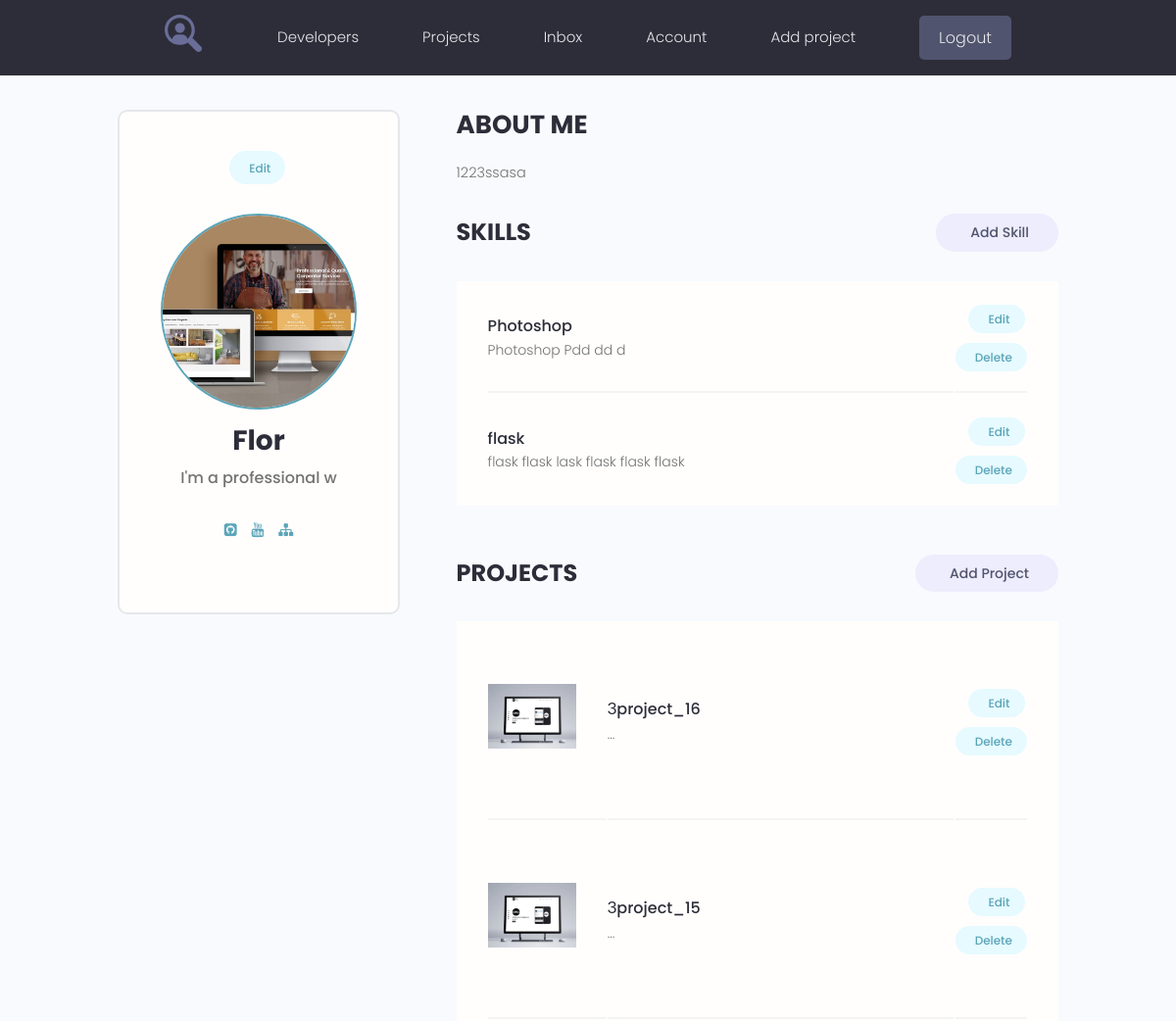
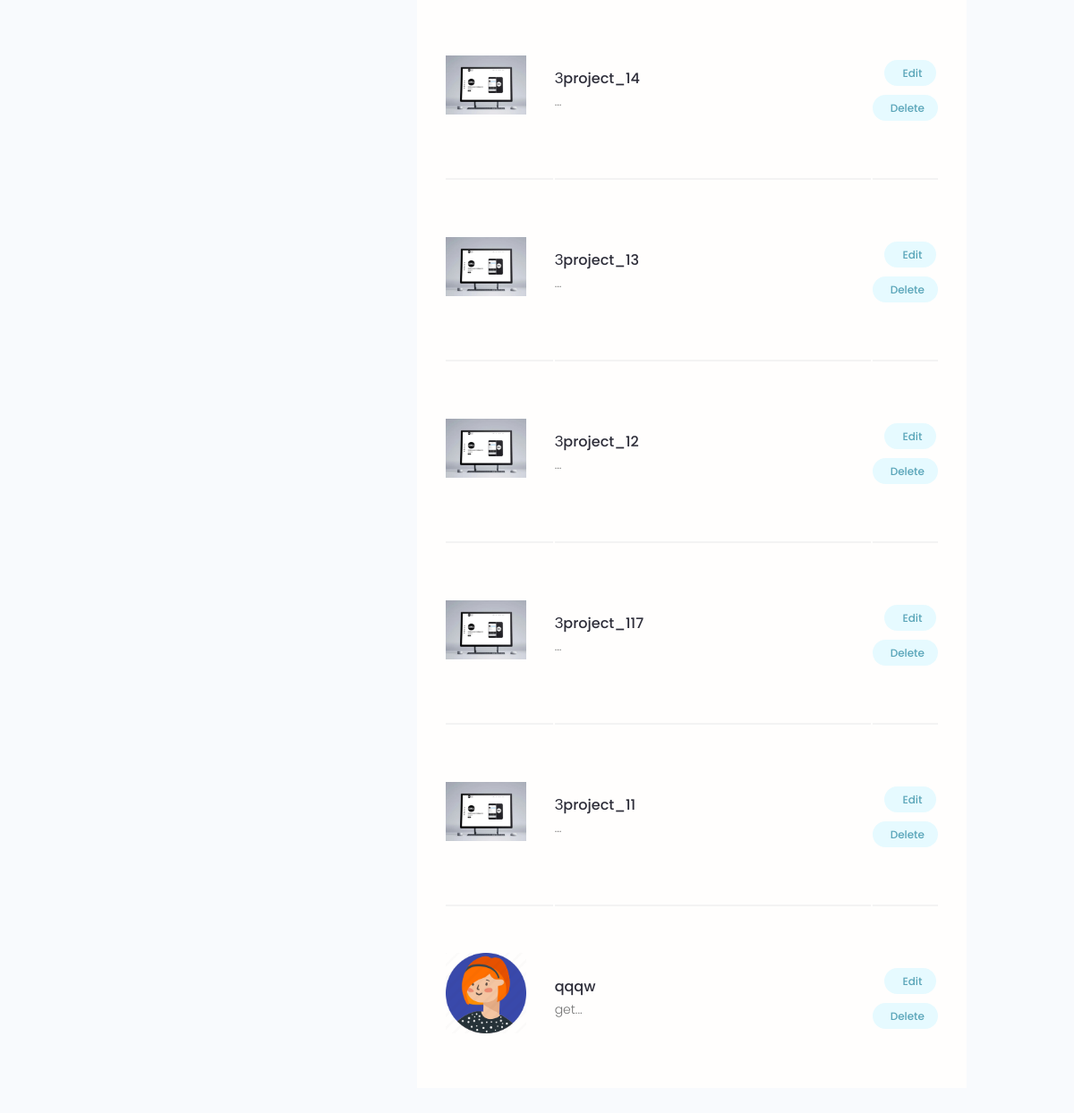
/account/ (signed in), run on the app's committed database (2 pictures, top to bottom).
### users/models.py (models this page shows, shortened)
class Profile(models.Model):
    user = models.OneToOneField(User, on_delete=models.CASCADE, null=True, blank=True)  # связь один ко одному
    name = models.CharField(max_length=200, null=True, blank=True)
    email = models.EmailField(max_length=500, null=True, blank=True)
    username = models.CharField(max_length=200, null=True, blank=True)
    short_intro = models.CharField(max_length=200, null=True, blank=True)
    bio = models.TextField(null=True, blank=True)
    profile_image = models.ImageField(upload_to="profiles/", default="profiles/user-default.png", null=True, blank=True)
    social_github = models.CharField(max_length=200, null=True, blank=True)
    social_youtube = models.CharField(max_length=200, null=True, blank=True)
    social_website = models.CharField(max_length=200, null=True, blank=True)
    created = models.DateTimeField(auto_now_add=True)

class Skill(models.Model):
    owner = models.ForeignKey(Profile, on_delete=models.CASCADE, null=True, blank=True)
    name = models.CharField(max_length=200, null=True, blank=True)
    description = models.TextField(null=True, blank=True)
    created = models.DateTimeField(auto_now_add=True)

### projects/models.py (models this page shows, shortened)
class Project(models.Model):
    owner = models.ForeignKey(Profile, on_delete=models.SET_NULL, null=True, blank=True)
    title = models.CharField(max_length=200)
    description = models.TextField(null=True, blank=True)
    feature_images = models.ImageField(upload_to="projects/%Y/%m/%d/", blank=True, default="default.jpg")
    demo_link = models.CharField(max_length=2000, blank=True)
    source_link = models.CharField(max_length=2000, blank=True)
    tags = models.ManyToManyField('Tag', blank=True)
    vote_total = models.IntegerField(default=0, blank=True)
    vote_rating = models.IntegerField(default=0, blank=True)
    created = models.DateTimeField(auto_now_add=True)
    class Meta:
        ordering = ['-vote_rating', '-vote_total', '-title']

### users/views.py (the view)
# urls.py: path('account/', views.user_account, name='account'),
@login_required(login_url='login')
def user_account(request):
    prof = request.user.profile
    skills = prof.skill_set.all()
    projects = prof.project_set.all()
    context = {
        'profile': prof,
        'skills': skills,
        'projects': projects,
    }
    return render(request, 'users/account.html', context)

### users/templates/users/account.html (shortened to what this page needs)
{% extends 'projects/base.html' %}
{% load static %}
{% block content %}
  <main class="settingsPage profile my-md">
    <div class="container">
      <div class="layout">
        <div class="column column--1of3">
          <div class="card text-center">
            <div class="card__body dev">
              <a class="tag tag--pill tag--main settings__btn" href="{% url 'edit-account' %}"> Edit</a>
              <img class="avatar avatar--xl dev__avatar" src="{{ profile.profile_image.url }}" />
              <h2 class="dev__name">{{ profile.name }}</h2>
              <p class="dev__title">{{ profile.short_intro }}</p>
             <ul class="dev__social">
                {% if profile.social_github %}
                <li>
                  <a title="Github" href="{{ profile.social_github }}" target="_blank"><i class="fa fa-github-square"></i></a>
                </li>
                {% endif %}
                {% if profile.social_youtube %}
                <li>
                  <a title="Youtube" href="{{ profile.social_youtube }}" target="_blank"><i class="fa fa-youtube"></i></a>
                </li>
                {% endif %}
                {% if profile.social_website %}
                <li>
                  <a title="Personal Website" href="{{ profile.social_website }}" target="_blank"><i class="fa fa-sitemap"></i></a>
                </li>
                {% endif %}
              </ul>
            </div>
          </div>
        </div>
        <div class="column column--2of3">
          <div class="devInfo">
            <h3 class="devInfo__title">About Me</h3>
            <p class="devInfo__about">
              {{ profile.bio }}
            </p>
          </div>
          <div class="settings">
            <h3 class="settings__title">Skills</h3>
            <a class="tag tag--pill tag--sub settings__btn tag--lg" href="{% url 'create-skill' %}"> Add Skill</a>
          </div>
          <table class="settings__table">
            {% for skil in skills %}
            <tr>
              <td class="settings__tableInfo">
                <h4>{{ skil.name }}</h4>
                <p>
             {{ skil.description }}
                </p>
              </td>
              <td class="settings__tableActions">
                <a class="tag tag--pill tag--main settings__btn" href="{% url 'update-skill' skil.id %}"> Edit</a>
                <a class="tag tag--pill tag--main settings__btn" href="{% url 'delete-skill' skil.id %}">
                  Delete</a>
              </td>
            </tr>
            {% endfor %}
          </table>
          <div class="settings">
            <h3 class="settings__title">Projects</h3>
            <a class="tag tag--pill tag--sub settings__btn tag--lg" href="{% url 'create_project'%}"> Add Project</a>
          </div>
          <table class="settings__table">
            {% for project in projects %}
            <tr>
              <td class="settings__thumbnail">
                <a href="{% url 'project' project.id %}"><img src="{{ project.feature_images.url }}" alt="Project Thumbnail" /></a>
              </td>
              <td class="settings__tableInfo">
                <a href="{% url 'project' project.id %}">{{ project.title}}</a>
                <p>
                 {{ project.description|slice:"150"}}...
                </p>
              </td>
              <td class="settings__tableActions">
                <a class="tag tag--pill tag--main settings__btn" href="{% url 'update_project' project.id %}"> Edit</a>
                <a class="tag tag--pill tag--main settings__btn" href="{% url 'delete_project' project.id %}">
                  Delete</a>
              </td>
            </tr>
            {% endfor%}
          </table>
        </div>
      </div>
    </div>
  </main>
{% endblock %}

### projects/static/styles/app.css (style rules this page uses)
:root { --color-sub: #2d2d39; }
.card { border: 2px solid var(--color-light); }
img { width: 100%; }
.profile .card > .dev { padding: 4rem; }
.dev__avatar { display: block; margin: auto; }
.dev__name { color: var(--color-sub); font-size: 2.8rem; font-weight: 700; margin-top: 1rem; margin-bottom: 0.5rem; }
.dev__title { font-size: 1.6rem; font-weight: 500; line-height: 1.3; }
.dev__social { margin: 3rem 0; list-style: none; display: flex; justify-content: center; gap: 1.5rem; }
.devInfo { margin-bottom: 3rem; }
.devInfo__title, .devInfo__subtitle { font-size: 2.6rem; color: var(--color-sub); text-transform: uppercase; font-weight: 700; margin-bottom: 1.5rem; }
.devInfo__about, .devSkill__info { font-size: 1.45rem; line-height: 1.7; text-align: justify; }
.settingsPage .dev > .settings__btn { display: inline-block; margin-bottom: 3rem; }
.settings { display: flex; justify-content: space-between; align-items: center; }
.settings__title { font-size: 2.4rem; text-transform: uppercase; font-weight: 700; color: var(--color-sub); }
.settings__table { margin-top: 3rem; margin-bottom: 5rem; padding: 0 3rem; background: var(--color-white); }
.settings__table tr { width: 100%; }
.settings__table tr > td { padding: 2rem 0; }
.settings__table tr:not(:last-child) td { border-bottom: 2px solid var(--color-white-light); }
.settings__thumbnail { width: 23%; min-width: 10rem; }
.settings__thumbnail img { padding-right: 3rem; height: 15rem; object-fit: contain; }
.settings__tableInfo { width: 100%; }
.settings__tableInfo h4, .settings__tableInfo a { padding-right: 1rem; width: auto; font-size: 1.6rem; font-weight: 500; color: var(--color-sub); }
.settings__tableInfo p { font-size: 1.4rem; }
.settings__tableActions { text-align: right; }

### projects/static/uikit/styles/modules/_variables.css (style rules this page uses)
:root { --color-main: #5aa5b9; --color-main-light: #e6faff; --color-sub: #3f4156; --color-sub-light: #51546e; --color-sub-lighter: #ededfd; --color-text: #737373; --color-gray: #8b8b8b; --color-light: #e5e7eb; --color-light-gray: #767676; --color-bg: #f8fafd; --color-white: #fffefd; --color-white-light: #f3f3f3; --color-success: #359e64; --color-success-bg: #def8e8; --color-error: #fc4b0b; --color-error-bg: #fff2ee; --font-base: 'Poppins', arial, helvetica, 'Segoe UI', roboto, ubuntu, sans-serif; --font-monospace: 'Fira Code', 'Courier New', courier, monospace; --font-regular: 300; --font-medium: 500; --font-bold: 700; --generic-shadow: 1px 1px 5px #00000010; --generic-transition: all 0.3s ease-in-out; }

### projects/static/uikit/styles/modules/_base.css (style rules this page uses)
* { margin: 0; padding: 0; box-sizing: border-box; text-rendering: optimizeLegibility; color: inherit; font-size: inherit; }
html { font-size: 50%; }
@media only screen and (min-width: 480px) { html { font-size: 56.25%; } }
@media only screen and (min-width: 1200px) { html { font-size: 62.5%; } }
body { line-height: 1.6; font-weight: 400; font-size: 1.5rem; color: var(--color-text); background-color: var(--color-bg); min-height: 100vh; }

### projects/static/uikit/styles/modules/_typography.css (style rules this page uses)
* { font-family: var(--font-base); }
h2 { font-size: 3.6rem; font-weight: var(--font-bold); }
h3 { font-size: 3.2rem; font-weight: var(--font-medium); }
h4 { font-size: 2.8rem; font-weight: var(--font-medium); }
p, span, strong { font-size: 1.6rem; color: var(--color-text); font-weight: var(--font-regular); }
a { padding-bottom: 2px; text-decoration: none; display: inline-block; color: var(--color-main); font-weight: var(--font-medium); }

### projects/static/uikit/styles/modules/_utilities.css (style rules this page uses)
.container { width: 92%; max-width: 165rem; margin: 0 auto; box-sizing: border-box; }
@media screen and (min-width: 1000px) { .container { width: 90%; } }
@media screen and (min-width: 1200px) { .container { width: 80%; } }
.text-center { text-align: center; }
.my-md { margin: 3rem auto; }

### projects/static/uikit/styles/modules/_avatar.css (style rules this page uses)
.avatar { border-radius: 50%; border: 2px solid var(--color-main); object-fit: cover; }
.avatar--xl { height: 20rem; width: 20rem; }

### projects/static/uikit/styles/modules/_card.css (style rules this page uses)
.card { border-radius: 1rem; background-color: var(--color-white); border: 1.5px solid var(--color-light); width: auto; height: auto; margin-top: 0.5rem; margin-bottom: 0.5rem; overflow: hidden; }
.card__body, .card__header { padding: 2rem 2.5rem; }

### projects/static/uikit/styles/modules/_layout.css (style rules this page uses)
.layout { display: flex; flex-flow: row wrap; justify-content: space-between; }
.layout > .column { margin-bottom: 3rem; }
.layout > .column.column--1of3 { flex-basis: 30%; }
.layout > .column.column--2of3 { flex-basis: 64%; }

### data on the page
Profile: profile_image (picture), name "Flor", short_intro "I'm a professional w", bio "1223ssasa"
Skill: name "Photoshop", description "Photoshop Pdd dd d"
Skill: name "flask", description "flask flask lask flask flask flask"
Project: feature_images (placeholder picture), title "Зproject_16"
Project: feature_images (placeholder picture), title "Зproject_15"
Project: feature_images (placeholder picture), title "Зproject_14"
Project: feature_images (placeholder picture), title "Зproject_13"
Project: feature_images (placeholder picture), title "Зproject_12"
Project: feature_images (placeholder picture), title "Зproject_117"
Project: feature_images (placeholder picture), title "Зproject_11"
Project: feature_images (picture), title "qqqw", description "get"
